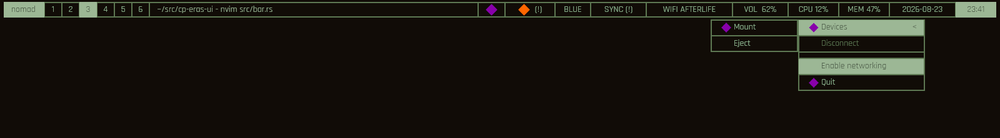
#> input picture home/common/pkgs/cp-eras-ui/tests/golden/bar-entropism-1600x220.png, 1000 x 138 px, shrunk from 1600 x 220 before the run
$ python check_similarity.py ../tests/golden/bar-entropism-1600x220.png ../tests/golden/bar-kitsch-1600x220.png 1.0 ../tests/golden/bar-kitsch-1600x220.png 1.0
#> lines starting #> are read from the running program, lines starting #| are printed output that depends on the picture; after the words box and inside, x2 and y2 are one past the last pixel; in counts of white or black regions, pixels touching at a corner belong together
#!/usr/bin/env python3
"""Compare two renders and fail if they have drifted.

Companion to visual_diff.py, not a replacement. That script brute-forces
a +/-60px alignment search -- 14641 full-image comparisons -- which is
the right thing when you are eyeballing how close the app is to a design
reference that was drawn by hand at an unknown offset.

This one is for automation: the headless capture is deterministic and
fullscreen, so the offset is always zero, and a build check needs a
comparison that finishes in milliseconds and exits non-zero when the
render changes.

    check_similarity.py <golden.png> <render.png> <min_percent> [diff.png] [max_stray_fraction]

Two independent checks must both pass:

  * mean similarity >= <min_percent> -- the original whole-image score;
  * per-pixel strictness: no more than `max_stray_fraction` of pixels
    may differ from the golden by more than PIXEL_TOLERANCE on any
    channel (defaults 0.05 and 24/255; see the constants below).

The mean alone is not strict: a change confined to under 0.1% of the
frame passes a 99.9% mean check no matter how wrong those pixels are.
The pixel count catches that class. The defaults tolerate essentially
nothing because a legitimately unchanged render is byte-identical to
its golden (the harness's two independent sandbox runs were verified to
match pixel-for-pixel), while a genuine regression moves thousands of
pixels either way.
"""

import sys

from PIL import Image, ImageChops, ImageStat

# A pixel "differs materially" when any of its three channels is more
# than this many 8-bit steps away from the golden. Above this is a
# colour change an eye would notice; below it lives only the sort of
# sub-step jitter that 8-bit PNG round-tripping would introduce.
PIXEL_TOLERANCE = 24

# The largest fraction of pixels that may differ materially while the
# render is still accepted. 5% of a 1600x900 frame is 72 000 pixels --
# far above the ~0 a byte-identical re-render produces, far below what
# a real regression moves. Overridable on the command line.
MAX_STRAY_FRACTION = 0.05


def similarity(golden: Image.Image, render: Image.Image):
    """Mean per-channel difference, expressed as a percentage match."""
    diff = ImageChops.difference(golden, render)
    stat = ImageStat.Stat(diff)
    mean = sum(stat.mean) / len(stat.mean)
    return (1.0 - mean / 255.0) * 100.0, diff


def stray_fraction(diff: Image.Image, tolerance: int = PIXEL_TOLERANCE) -> float:
    """Fraction of pixels whose worst channel is more than `tolerance`
    steps away, as a fraction of the frame.

    C-speed: each channel is thresholded with point() to 0/255, the
    three planes are OR-combined by saturating ImageChops.add (so a
    pixel counts once no matter how many channels moved), and the
    violating pixels are summed from the combined histogram.
    """
    or_all = None
    for ch in range(3):
        band = diff.getchannel(ch).point(lambda p: 255 if p > tolerance else 0)
        or_all = band if or_all is None else ImageChops.add(or_all, band)
    hist = or_all.histogram()
    material = sum(hist[1:])
    return material / (diff.width * diff.height)


def main() -> int:
    if len(sys.argv) < 4:
        print(__doc__)
        return 2

    golden_path, render_path, threshold = sys.argv[1], sys.argv[2], float(sys.argv[3])
    diff_path = sys.argv[4] if len(sys.argv) > 4 else None
    max_stray = float(sys.argv[5]) if len(sys.argv) > 5 else MAX_STRAY_FRACTION

    golden = Image.open(golden_path).convert("RGB")
#> golden is the input picture: PIL image 1000x138 RGB; mean R, G, B 25.3, 22.4, 15.5
    render = Image.open(render_path).convert("RGB")
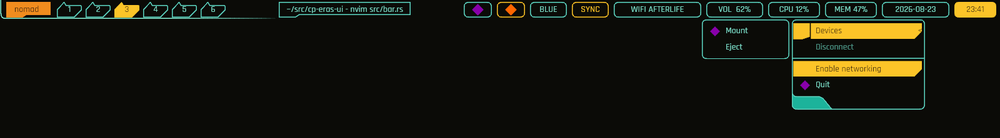
#> input picture home/common/pkgs/cp-eras-ui/tests/golden/bar-kitsch-1600x220.png, 1000 x 138 px, shrunk from 1600 x 220 before the run
#> render is the input picture: PIL image 1000x138 RGB; mean R, G, B 23.1, 23.8, 13.6

    # A size change is a failure in its own right, not something to paper
    # over by resizing: it means the window or output geometry moved.
    if golden.size != render.size:
        print(f"FAIL: size changed: golden {golden.size} vs render {render.size}")
        return 1

    score, diff = similarity(golden, render)
#> in similarity, `diff = ImageChops.difference(golden, render)`:
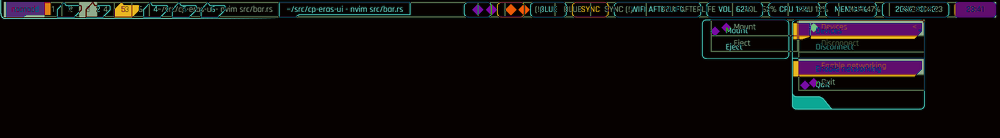
#> diff: PIL image 1000x138 RGB; mean R, G, B 14.7, 10.8, 10.8
#> in similarity, `mean = sum(stat.mean) / len(stat.mean)`: mean = 12.07
#> score = 95.27
    stray = stray_fraction(diff)
#> the loop in stray_fraction, `for ch in range(3):` made 3 passes
#> pass 1, in stray_fraction, `band = diff.getchannel(ch).point(lambda p: 255 if p > tolerance else 0)`:
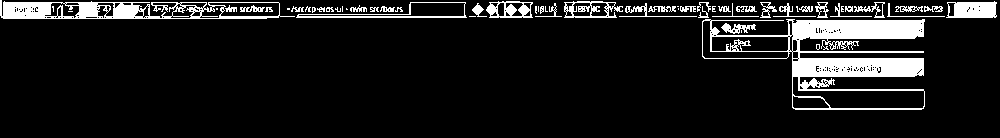
#> band: PIL image 1000x138 L; 10.3% white; 58 white regions (20 under 20 px), largest, box (x1, y1, x2, y2) and area: (702, 19, 925, 110) 6925, (0, 0, 295, 19) 2677, (946, 1, 997, 18) 706
#> pass 2, in stray_fraction, `band = diff.getchannel(ch).point(lambda p: 255 if p > tolerance else 0)`:
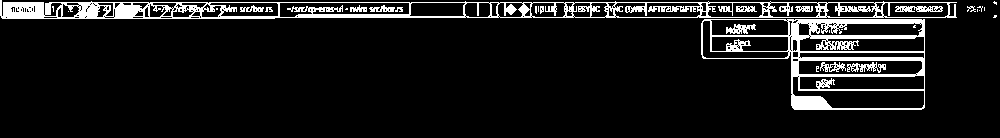
#> band: PIL image 1000x138 L; 9.5% white; 31 white regions (16 under 20 px), largest, box (x1, y1, x2, y2) and area: (0, 0, 957, 19) 6617, (701, 19, 925, 110) 5123, (895, 6, 943, 12) 212
#> pass 3, in stray_fraction, `band = diff.getchannel(ch).point(lambda p: 255 if p > tolerance else 0)`:
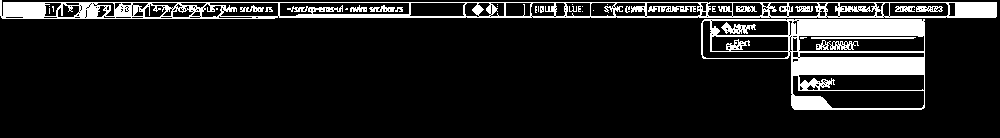
#> band: PIL image 1000x138 L; 11.4% white; 36 white regions (18 under 20 px), largest, box (x1, y1, x2, y2) and area: (701, 19, 925, 110) 7052, (0, 0, 997, 19) 6981, (816, 40, 859, 50) 218
#> after the loop in stray_fraction, `for ch in range(3):`:
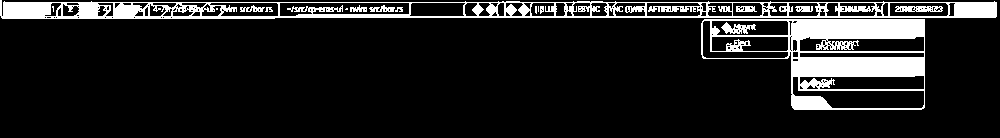
#> or_all: PIL image 1000x138 L; 12.5% white; 17 white regions (5 under 20 px), largest, box (x1, y1, x2, y2) and area: (0, 0, 997, 19) 8128, (701, 19, 925, 110) 8092, (895, 6, 943, 12) 228
#> in stray_fraction, `hist = or_all.histogram()`: hist = 256 values, max 120756 at index 0, min 0 at index 1, mean 539.1
#> in stray_fraction, `material = sum(hist[1:])`: material = 17244
#> stray = 0.125

    if diff_path:
        # Amplified, because a real regression is often a few percent
        # that is invisible at 1x.
        diff.point(lambda p: min(p * 8, 255)).save(diff_path)
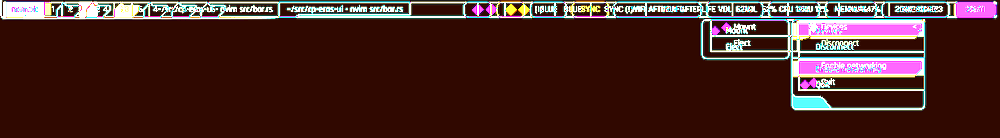
#> saved as bar-kitsch-1600x220.png: PIL image 1000x138 RGB; mean R, G, B 70.9, 38.5, 34.3

    print(f"similarity: {score:.3f}% (threshold {threshold:.3f}%)")
#| similarity: 95.266% (threshold 1.000%)
    print(
        f"pixels beyond ±{PIXEL_TOLERANCE}/255 per channel: "
        f"{stray * 100:.4f}% (allow ≤ {max_stray * 100:.3f}%)"
    )
#| pixels beyond ±24/255 per channel: 12.4957% (allow ≤ 100.000%)

    if score < threshold:
        print("FAIL: render drifted from the golden image")
        return 1

    if stray > max_stray:
        print(
            f"FAIL: {stray * 100:.4f}% of pixels differ materially "
            f"(no more than {max_stray * 100:.3f}% allowed)"
        )
        return 1

    print("OK")
    return 0


if __name__ == "__main__":
    sys.exit(main())
#> (the program exits here)
